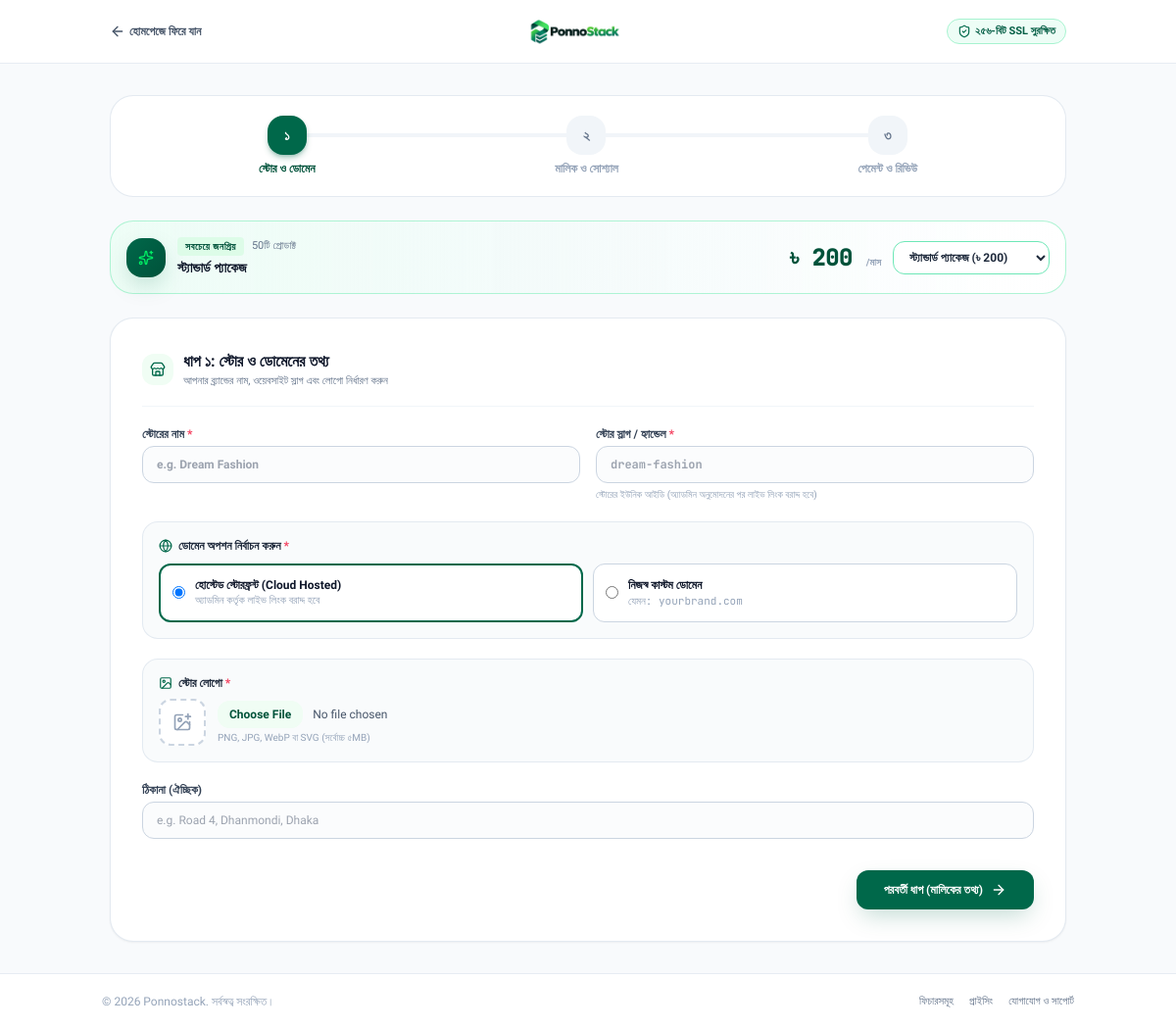
The page /checkout.php on the database its author committed.
### tables this page shows
CREATE TABLE IF NOT EXISTS `packages` (
    `id` INT UNSIGNED AUTO_INCREMENT PRIMARY KEY,
    `slug` VARCHAR(50) NOT NULL UNIQUE,
    `name_bn` VARCHAR(100) NOT NULL,
    `name_en` VARCHAR(100) NOT NULL,
    `badge_bn` VARCHAR(100) NULL,
    `badge_en` VARCHAR(100) NULL,
    `price` INT UNSIGNED NOT NULL DEFAULT 200,
    `product_limit` INT NOT NULL DEFAULT 50,
    `billing_period_bn` VARCHAR(30) NOT NULL DEFAULT '/ মাস',
    `billing_period_en` VARCHAR(30) NOT NULL DEFAULT '/ month',
    `is_popular` TINYINT(1) NOT NULL DEFAULT 0,
    `created_at` TIMESTAMP DEFAULT CURRENT_TIMESTAMP,
    `updated_at` TIMESTAMP DEFAULT CURRENT_TIMESTAMP ON UPDATE CURRENT_TIMESTAMP,
    INDEX `idx_package_slug` (`slug`)
);

### checkout.php (the view, shortened to what the rows shown need)
<?php
$packages = [];
try {
    $root = __DIR__;
    if (file_exists($root . '/backend/app/Core/Autoloader.php')) {
        require_once $root . '/backend/app/Core/Autoloader.php';
        $pkgModel = new \App\Models\Package();
        $packages = $pkgModel->getAll();
    }
} catch (\Throwable $e) {
    error_log('Checkout package fetch error: ' . $e->getMessage());
}
$selectedPackage = null;
if (!$selectedPackage) {
    $selectedPackage = $packages[0];
}
$currentPkgName  = (string)($selectedPackage['name_bn'] ?? 'স্ট্যান্ডার্ড প্যাকেজ');
$currentPkgPrice = (int)($selectedPackage['price'] ?? 200);
$currentPkgLimit = (int)($selectedPackage['product_limit'] ?? 50);
$currentLimitText = ($currentPkgLimit === 0) ? 'আনলিমিটেড প্রোডাক্ট' : "{$currentPkgLimit}টি প্রোডাক্ট";
?>
<!DOCTYPE html>
<html lang="bn" class="scroll-smooth">
<head>
    <script src="https://cdn.tailwindcss.com"></script>
</head>
<body class="min-h-screen flex flex-col justify-between text-slate-800 antialiased selection:bg-brand-100 selection:text-brand-900">
    <main class="max-w-5xl mx-auto px-3.5 sm:px-6 py-5 sm:py-8 w-full flex-1 space-y-4 sm:space-y-6">
        <div id="packageSelectStrip" class="p-3.5 sm:p-4 bg-gradient-to-r from-emerald-50/90 via-teal-50/40 to-white border border-emerald-200/90 rounded-2xl sm:rounded-3xl flex flex-wrap items-center justify-between gap-3 shadow-xs">
            <div class="flex items-center space-x-3">
                <div>
                    <div class="flex items-center space-x-2">
                        <span class="text-[10px] font-black text-brand-700 uppercase tracking-wider bg-brand-100/90 px-2 py-0.5 rounded" id="pkgBadgeText">
                            <?= htmlspecialchars($selectedPackage['badge_bn'] ?? 'প্যাকেজ') ?>
                        </span>
                        <span class="text-[11px] text-slate-500 hidden sm:inline" id="pkgLimitText">
                            <?= htmlspecialchars($currentLimitText) ?>
                        </span>
                    </div>
                    <h3 class="text-xs sm:text-sm font-black text-slate-900 mt-0.5" id="coDisplayPackageName">
                        <?= htmlspecialchars($currentPkgName) ?>
                    </h3>
                </div>
            </div>
            <div class="flex items-center space-x-3 ml-auto">
                <div class="text-right">
                    <span class="text-lg sm:text-2xl font-black text-brand-700 font-mono tracking-tight" id="coDisplayAmount">
                        ৳ <?= number_format($currentPkgPrice) ?>
                    </span>
                    <span class="text-[10px] text-slate-400 font-bold block sm:inline">/মাস</span>
                </div>
            </div>
        </div>
        <div class="bg-white border border-slate-200/90 rounded-2xl sm:rounded-3xl p-4 sm:p-7 lg:p-8 shadow-sm relative">
            <form id="multiStepCheckoutForm" onsubmit="handleMultiStepSubmit(event)" novalidate>
                <div id="stepSection1" class="space-y-4 sm:space-y-5 step-transition">
                    <div class="border-b border-slate-100 pb-3 sm:pb-4 flex items-center space-x-2.5">
                        <div>
                            <h2 class="text-sm sm:text-base font-black text-slate-900 leading-tight">ধাপ ১: স্টোর ও ডোমেনের তথ্য</h2>
                        </div>
                    </div>
                </div>
            </form>
        </div>
    </main>
</body>
</html>

### rows shown on the page
packages: badge_bn "সবচেয়ে জনপ্রিয়", product_limit "50টি প্রোডাক্ট", name_bn "স্ট্যান্ডার্ড প্যাকেজ", price "200"

### other values the page prints
form field value "স্ট্যান্ডার্ড প্যাকেজ (৳ 200)"
